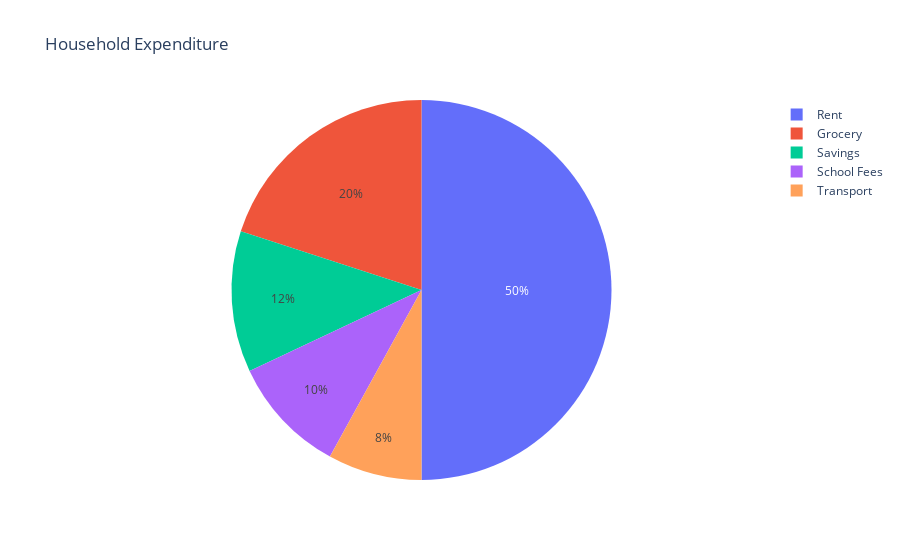

The notebook cell this image was saved under:
### Code cell
# Use px.pie function to create the chart. Input dataset. 
# Values parameter will set values associated to the sector. 'exp_percent' feature is passed to it.
# labels for the sector are passed to the `house hold categoris` parameter.
fig = px.pie(values=exp_percent, names=house_holdcategories, title='Household Expenditure')
fig

### Figure 1 — Plotly figure (JSON) as saved in the notebook; plotly's stock layout.template omitted (floating-point values rounded to 4 significant figures)
{"data": [{"domain": {"x": [0, 1], "y": [0, 1]}, "hovertemplate": "label=%{label}<br>value=%{value}<extra></extra>", "labels": ["Grocery", "Rent", "School Fees", "Transport", "Savings"], "legendgroup": "", "name": "", "showlegend": true, "type": "pie", "values": [20, 50, 10, 8, 12]}], "layout": {"legend": {"tracegroupgap": 0}, "title": {"text": "Household Expenditure"}}}
